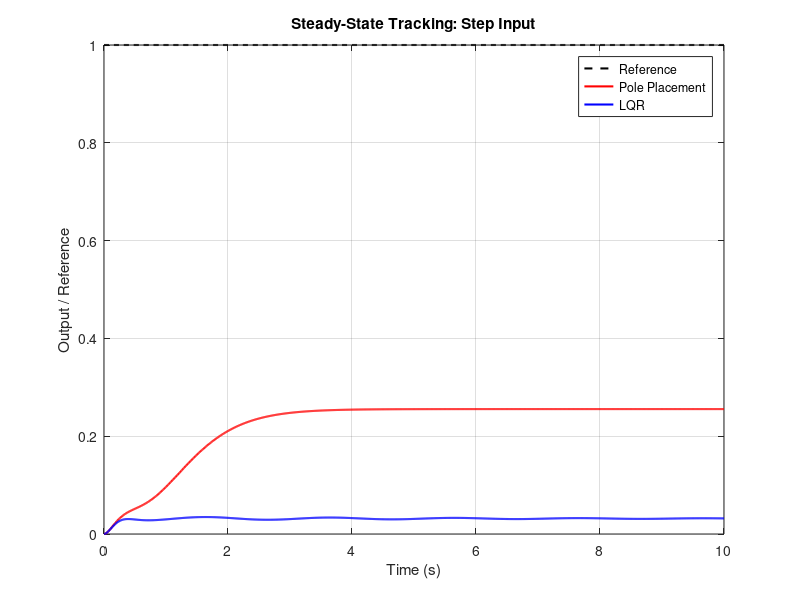

Recreate this plot in MATLAB.
A = [0 1 0 0; -9.81 0 3.924 0; 0 0 0 1; 30.656 0 -12.262 0];
B = [0; 0; 0; 3.125];
C = [0 0 1 0];
D = [0];
Q = [1 0 0 0; 0 1 0 0; 0 0 1000 0; 0 0 0 1];
R = 1;
%LQR Controller
K_lqr = lqr(A, B, Q, R);
%Pole placement - state feedback
desired_poles = [-2, -3, -4, -5];
K_pp = place(A, B, desired_poles);
% Simulation Parameters
t = 0:0.01:10;
r = ones(size(t)); % Step input for steady-state tracking
% Closed-Loop Systems
Acl_lqr = A - B * K_lqr;
Acl_pp = A - B * K_pp;
% Simulate LQR System
sys_cl_lqr = ss(Acl_lqr, B, C, D);
[y_lqr, t, x_lqr] = lsim(sys_cl_lqr, r, t);
u_lqr = -K_lqr * x_lqr';
% Simulate Pole Placement System
sys_cl_pp = ss(Acl_pp, B, C, D);
[y_pp, t, x_pp] = lsim(sys_cl_pp, r, t);
u_pp = -K_pp * x_pp';
% Plot Steady-State Tracking
figure;
plot(t, r, 'k--', 'LineWidth', 1.5);
hold on;
plot(t, y_pp, 'r-', 'LineWidth', 1.5);
plot(t, y_lqr, 'b-', 'LineWidth', 1.5);
xlabel('Time (s)');
ylabel('Output / Reference');
title('Steady-State Tracking: Step Input');
legend('Reference', 'Pole Placement', 'LQR', 'Location', 'best');
grid on;
% Steady-State Error Calculation
steady_state_error_pp = abs(y_pp(end) - r(end));
steady_state_error_lqr = abs(y_lqr(end) - r(end));
% Display Errors
fprintf('Steady-State Error (Pole Placement): %.4f\n',steady_state_error_pp);
fprintf('Steady-State Error (LQR): %.4f\n', steady_state_error_lqr);